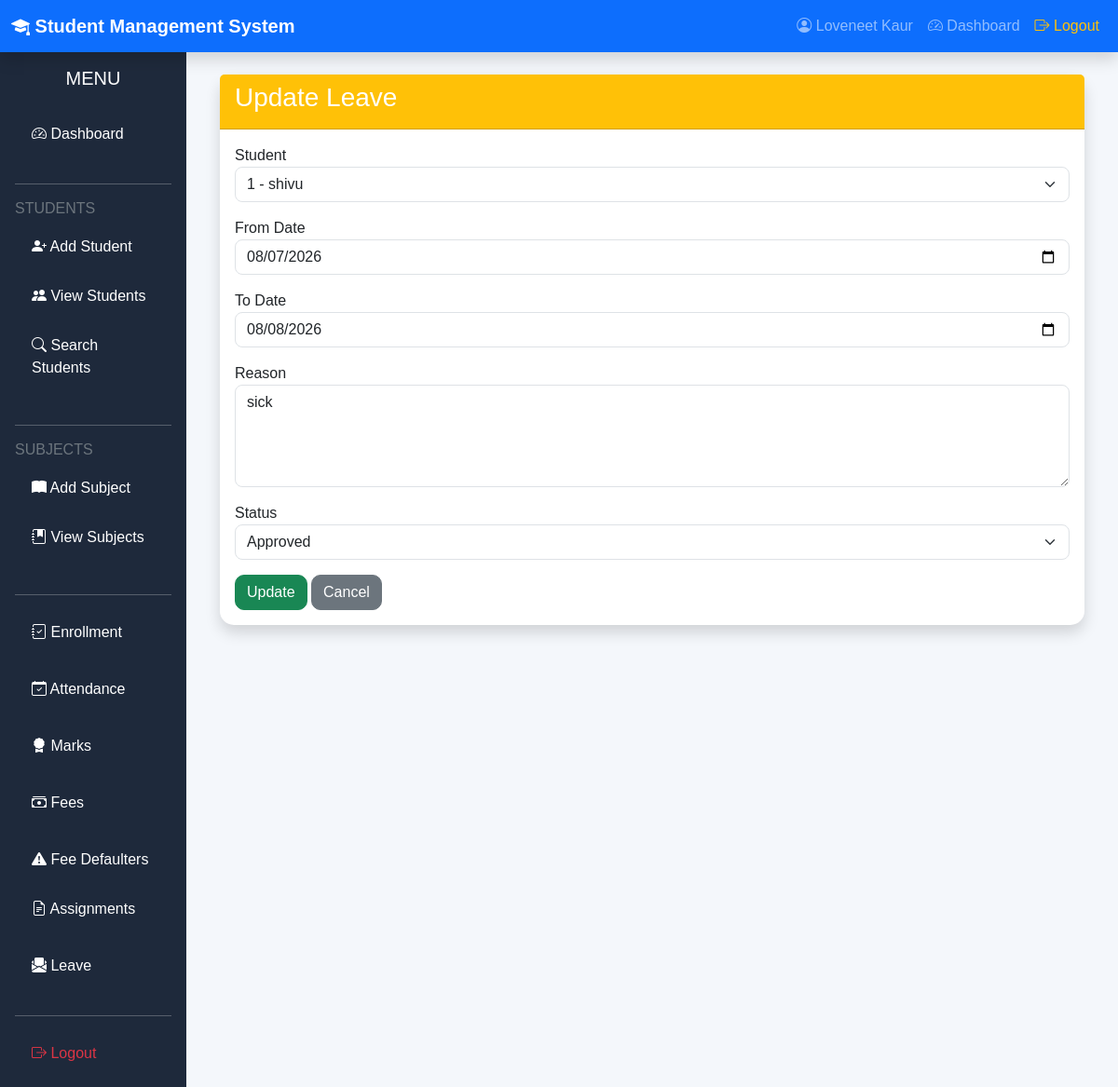
/update_leave/1 (signed in), run on the app's committed database.
### models.py (models this page shows)
class Leave(db.Model):
    __tablename__ = "leave"
    id = db.Column(db.Integer, primary_key=True)
    student_id = db.Column(
        db.Integer,
        db.ForeignKey("students.id"),
        nullable=False
    )
    from_date = db.Column(db.Date)
    to_date = db.Column(db.Date)
    reason = db.Column(db.Text)
    status = db.Column(
        db.String(20),
        default="Pending"
    )
    student = db.relationship(
        "Students",
        backref="leave_records"
    )

class Students(db.Model):
    __tablename__ = "students"
    id = db.Column(db.Integer, primary_key=True)
    roll_number = db.Column(db.String(20), unique=True, nullable=False)
    name = db.Column(db.String(100), nullable=False)
    branch = db.Column(db.String(100), nullable=False)
    semester = db.Column(db.String(20), nullable=False)
    phone = db.Column(db.String(15))
    email = db.Column(db.String(120), unique=True)
    photo = db.Column(db.String(255))
    marks = db.Column(db.Float, default=0)
    attendance = db.Column(db.Float, default=0)
    total_fee = db.Column(db.Float, default=0)
    paid_fee = db.Column(db.Float, default=0)
    due_fee = db.Column(db.Float, default=0)
    fee_status = db.Column(db.String(20), default="Pending")
    status = db.Column(db.String(30), default="Active")
    admission_date = db.Column(
        db.Date,
        default=date.today
    )

### routes/leave/crud.py (the view, shortened to what this page needs)
@app.route("/update_leave/<int:id>", methods=["GET", "POST"])
def update_leave(id):
    if "user_id" not in session:
        return redirect("/login")
    leave = Leave.query.get_or_404(id)
    students = Students.query.order_by(
        Students.name
    ).all()
    return render_template(
        "update_leave.html",
        leave=leave,
        students=students
    )

### templates/update_leave.html (shortened to what this page needs)
{% extends "base.html" %}
{% block content %}
<div class="container">
<div class="card shadow">
<div class="card-header bg-warning">
<h3>
Update Leave
</h3>
</div>
<div class="card-body">
<form method="POST">
<div class="mb-3">
<label>Student</label>
<select
name="student_id"
class="form-select"
required>
{% for student in students %}
<option
value="{{ student.id }}"
{% if leave.student_id == student.id %}
selected
{% endif %}>
{{ student.roll_number }}
-
</option>
{% endfor %}
</select>
</div>
<div class="mb-3">
<label>From Date</label>
<input
type="date"
name="from_date"
class="form-control"
value="{{ leave.from_date }}"
required>
</div>
<div class="mb-3">
<label>To Date</label>
<input
type="date"
name="to_date"
class="form-control"
value="{{ leave.to_date }}"
required>
</div>
<div class="mb-3">
<label>Reason</label>
<textarea
name="reason"
class="form-control"
rows="4"
required>{{ leave.reason }}</textarea>
</div>
<div class="mb-3">
<label>Status</label>
<select
name="status"
class="form-select">
<option value="Approved"
{% if leave.status=="Approved" %}selected{% endif %}>
Approved
</option>
</select>
</div>
<button
class="btn btn-success">
Update
</button>
<a
href="/view_leave"
class="btn btn-secondary">
Cancel
</a>
</form>
</div>
</div>
</div>
{% endblock %}

### static/css/style.css (style rules this page uses)
body { background:#f4f6f9; font-family:Arial, Helvetica, sans-serif; }
.card { border:none; border-radius:12px; box-shadow:0 2px 10px rgba(0,0,0,.08); }
.card-header { font-weight:bold; }
.btn { border-radius:8px; }
.form-control, .form-select { border-radius:8px; }
body { background:#f4f7fb; }
.card { border:none; border-radius:15px; transition:.3s; }
.card-header { background:#0d6efd; color:white; font-weight:bold; }
.btn { border-radius:10px; }

### data on the page
Leave: student_id "1 - shivu", from_date "08/07/2026", to_date "08/08/2026", reason "sick", status "Approved"

### other printed values
{{ session["username"] }} "Loveneet Kaur"
